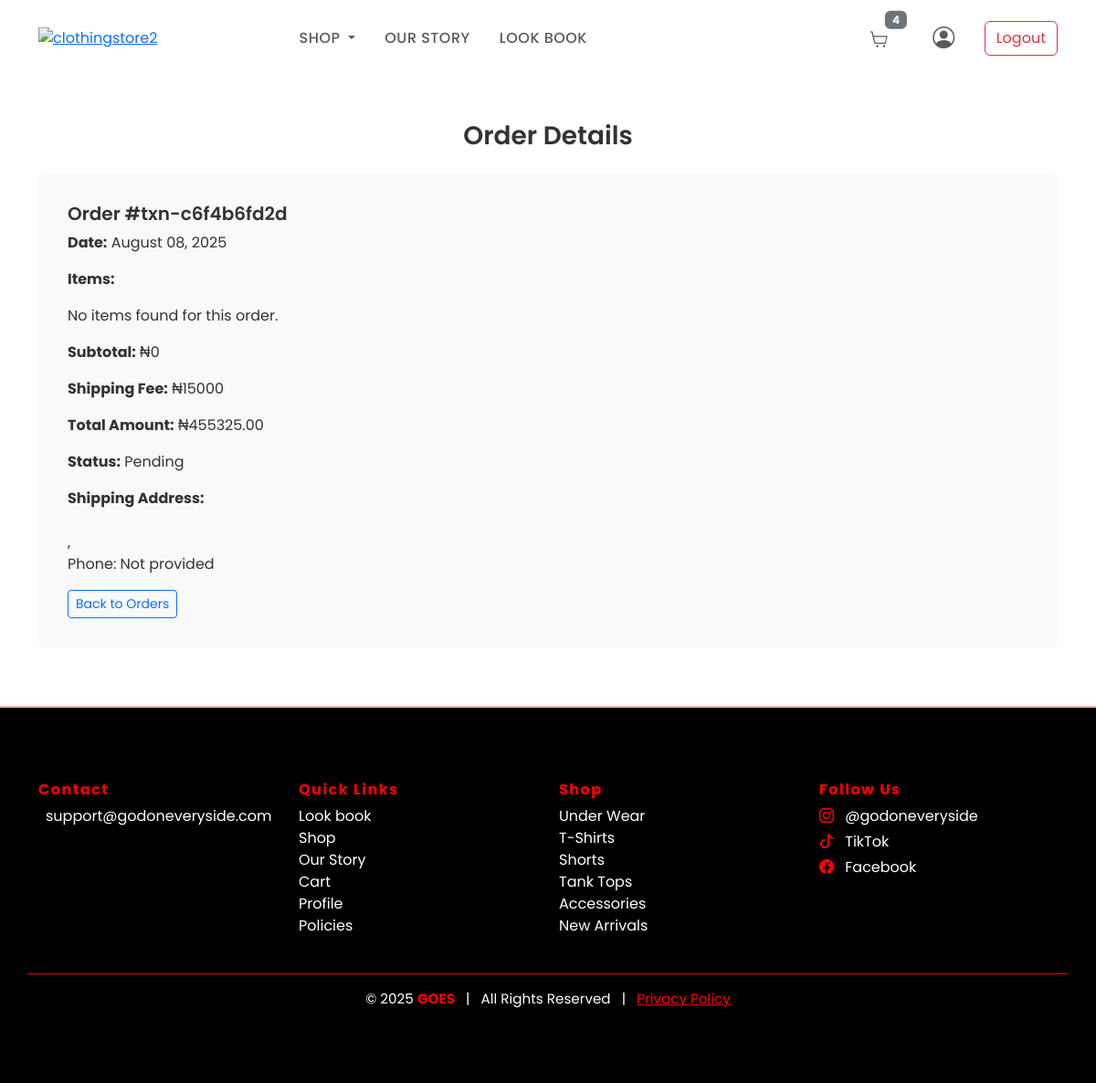
Page /order-detail/29/ (signed in) on the committed database.
### GOESApp/models.py (models this page shows, shortened)
class Transaction(models.Model):
    user = models.ForeignKey(CustomUser, on_delete=models.CASCADE, related_name='transactions', null=True, blank=True)
    amount = models.DecimalField(max_digits=10, decimal_places=2)
    products = models.ManyToManyField(Product, related_name='transactions')
    tx_ref = models.CharField(max_length=100, unique=True)
    flw_transaction_id = models.CharField(max_length=100, blank=True, null=True)
    address = models.ForeignKey(Address, on_delete=models.SET_NULL, null=True, blank=True)
    order_note = models.TextField(blank=True, null=True)
    discount_code = models.ForeignKey(DiscountCode, on_delete=models.SET_NULL, null=True, blank=True)
    TRANSACTION_STATUS_CHOICES = (
        ('pending', 'Pending'),
        ('processing', 'Processing'),
        ('approved', 'Approved'),
        ('declined', 'Declined'),
    )
    transaction_status = models.CharField(max_length=20, choices=TRANSACTION_STATUS_CHOICES, default='pending')
    transaction_date = models.DateTimeField(auto_now_add=True)
    class Meta:
        verbose_name = 'Transaction'
        verbose_name_plural = 'Transactions'
        ordering = ['-transaction_date']

class Address(models.Model):
    full_name = models.CharField(max_length=100, blank=True, null=True)
    street = models.CharField(max_length=255, blank=True, null=True)
    city = models.CharField(max_length=100, blank=True, null=True)
    state = models.CharField(max_length=100, blank=True, null=True)
    postal_code = models.CharField(max_length=20, blank=True, null=True)
    country = models.CharField(max_length=100, blank=True, null=True)
    phone_number = models.CharField(max_length=15, null=True, blank=True)
    class Meta:
        verbose_name = 'Address'
        verbose_name_plural = 'Addresses'

class Category(models.Model):
    name = models.CharField(max_length=100, blank=True, null=True)
    description = models.TextField(blank=True, null=True)
    class Meta:
        verbose_name = "Category"
        verbose_name_plural = "Categories"

### GOESApp/views.py (the view, shortened to what this page needs)
# urls.py: path('order-detail/<int:transaction_id>/', views.order_detail, name='order_detail'),
@login_required(login_url='/login_user')
def order_detail(request, transaction_id):
    transaction = get_object_or_404(Transaction, id=transaction_id, user=request.user)
    categories = Category.objects.all()
    cart_count = 0
    if request.user.is_authenticated:
        cart, created = Cart.objects.get_or_create(user=request.user)
        cart_count = cart.items.count()
    order_items = transaction.order_items.all()
    shipping_fee = 2000  # Default shipping fee for Abuja
    address = transaction.address
    if address:
        country = address.country.lower() if address.country else ''
        state = address.state.lower() if address.state else ''
        if country == 'nigeria':
            if state in ['abuja', 'federal capital territory', 'fct']:
                shipping_fee = 2000  # Abuja/FCT shipping fee
            else:
                shipping_fee = 5000  # Other Nigerian states
        else:
            shipping_fee = 15000  # International shipping fee
    subtotal = sum(item.total_price() for item in order_items)
    products_with_details = []
    context = {
        'transaction': transaction,
        'categories': categories,
        'cart_count': cart_count,
        'products_with_details': products_with_details,
        'subtotal': subtotal,
        'shipping_fee': shipping_fee,
        'total_amount': transaction.amount,  # Already includes shipping
    }
    return render(request, 'GOESAPP/order_detail.html', context)

### GOESApp/context_processors.py (called while the page is built)
def cart_item_count(request):
    count = 0
    try:
        if request.user.is_authenticated:
            cart = Cart.objects.get(user=request.user)
        else:
            session_key = request.session.session_key
            if not session_key:
                request.session.create()
            session_key = request.session.session_key
            cart = Cart.objects.get(session_key=session_key)
        if cart:
            count = sum(item.quantity for item in cart.items.all())
    except Cart.DoesNotExist:
        pass
    return {'cart_count': count}

### GOESApp/templates/GOESAPP/order_detail.html (shortened to what this page needs)
{% load static %}
<!DOCTYPE html>
<html lang="en">
<head>
  <link rel="stylesheet" href="https://cdn.jsdelivr.net/npm/bootstrap-icons@1.10.5/font/bootstrap-icons.css">
  <link href="https://cdn.jsdelivr.net/npm/bootstrap@5.3.0/dist/css/bootstrap.min.css" rel="stylesheet">
</head>
<body>
  <nav class="navbar navbar-expand-lg navbar-light bg-white py-3">
    <div class="container">
      <div class="mcb-column-inner mfn-module-wrapper mcb-column-inner-hh9pp43d mcb-item-header_logo-inner">
        <a class="logo-wrapper" href="{% url 'home' %}">
          <img style="width:100px;" src="{% static 'images/LOGO_20_TRANS[1].png' %}" alt="clothingstore2" />
        </a>
      </div>
      <div class="collapse navbar-collapse" id="navMenu">
        <ul class="navbar-nav mx-auto">
          <li class="nav-item dropdown">
            <a class="nav-link dropdown-toggle" href="#" id="collectionsDropdown" role="button" data-bs-toggle="dropdown" aria-expanded="false">
              Shop
            </a>
          </li>
          <li class="nav-item">
            <a class="nav-link" href="{% url 'our_story' %}">Our Story</a>
          </li>
          <li class="nav-item">
            <a class="nav-link" href="{% url 'shop' %}">Look book</a>
          </li>
        </ul>
        <ul class="navbar-nav ms-auto align-items-center">
          {% if user.is_authenticated %}
            <li class="nav-item me-3">
              <a class="nav-link position-relative" href="{% url 'cart' %}">
                {% if cart_count > 0 %}
                  <span class="badge bg-secondary position-absolute top-0 start-100 translate-middle">{{ cart_count }}</span>
                {% endif %}
              </a>
            </li>
            <li class="nav-item me-3">
              <a class="nav-link" href="{% url 'profile' %}" title="Your Account">
                <i class="bi bi-person-circle" style="font-size: 1.5rem;"></i>
              </a>
            </li>
            <li class="nav-item">
              <a class="btn btn-outline-danger" href="{% url 'logout_user' %}">Logout</a>
            </li>
          {% endif %}
        </ul>
      </div>
    </div>
  </nav>
  <div class="container my-5">
    <h2 class="section-title text-center">Order Details</h2>
<div class="order-detail-card">
  <h5>Order #{{ transaction.tx_ref }}</h5>
  <p><strong>Date:</strong> {{ transaction.transaction_date|date:"F d, Y" }}</p>
  <p><strong>Items:</strong></p>
  <div>
    {% for item in products_with_details %}
      <div class="product-item">
        {% if item.image_url %}
          <img src="{{ item.image_url }}" alt="{{ item.product.name }}" class="product-image">
        {% endif %}
        <div class="product-info">
          <strong>{{ item.product.name }}</strong> <span class="quantity">Qty: {{ item.quantity }}</span><br>
          {% if item.size %}Size: {{ item.size }} | {% endif %}
          {% if item.color %}Color: {{ item.color }}{% endif %}<br>
          ₦{{ item.price }}
        </div>
      </div>
    {% empty %}
      <p>No items found for this order.</p>
    {% endfor %}
  </div>
  <p><strong>Subtotal:</strong> ₦{{ subtotal }}</p>
  <p><strong>Shipping Fee:</strong> ₦{{ shipping_fee }}</p>
  <p><strong>Total Amount:</strong> ₦{{ total_amount }}</p>
  <p><strong>Status:</strong> {{ transaction.transaction_status|capfirst }}</p>
  <p><strong>Shipping Address:</strong><br>
    {{ transaction.address.street|default_if_none:"" }}<br>
    {{ transaction.address.city|default_if_none:"" }}, {{ transaction.address.country|default_if_none:"" }}<br>
    Phone: {{ transaction.address.phone_number|default_if_none:"Not provided" }}
  </p>
  <a href="{% url 'profile' %}" class="btn btn-outline-primary btn-sm">Back to Orders</a>
</div>
  </div>
  <footer id="mfn-footer-template" class="text-white" style="background-color: #000 !important; font-family: 'Poppins', sans-serif; border-top: 2px solid #ffb3b3;">
    <div class="container py-5">
      <div class="row gy-4">
        <div class="col-12 col-sm-6 col-md-3">
          <h6 style="color: red; font-weight: 700; letter-spacing: 1.5px;">Contact</h6>
          <p class="mb-2" style="font-size: 1rem;">
            <a href="mailto:godoneveryside@outlook.com" class="text-white text-decoration-none">support@godoneveryside.com</a>
          </p>
          <p style="font-size: 1rem;">
          </p>
        </div>
        <div class="col-12 col-sm-6 col-md-3">
          <h6 style="color: red; font-weight: 700; letter-spacing: 1.5px;">Quick Links</h6>
          <ul class="list-unstyled" style="font-size: 1rem;">
            <li><a href="{% url 'shop' %}" class="text-white text-decoration-none">Look book</a></li>
            <li><a href="{% url 'shop' %}" class="text-white text-decoration-none">Shop</a></li>
            <li><a href="{% url 'our_story' %}" class="text-white text-decoration-none">Our Story</a></li>
            <li><a href="{% url 'cart' %}" class="text-white text-decoration-none">Cart</a></li>
            <li><a href="{% url 'profile' %}" class="text-white text-decoration-none">Profile</a></li>
            <li><a href="{% url 'policies' %}" class="text-white text-decoration-none">Policies</a></li>
          </ul>
        </div>
        <div class="col-12 col-sm-6 col-md-3">
          <h6 style="color: red; font-weight: 700; letter-spacing: 1.5px;">Shop</h6>
          <ul class="list-unstyled" style="font-size: 1rem;">
            {% for category in categories %}
              <li><a href="{% url 'shop' %}?category={{ category.id }}" class="text-white text-decoration-none">{{ category.name }}</a></li>
            {% empty %}
              <li class="text-muted">No collections found.</li>
            {% endfor %}
          </ul>
        </div>
				<div class="col-12 col-sm-6 col-md-3">
					<h6 style="color:  red; font-weight: 700; letter-spacing: 1.5px;">Follow Us</h6>
					<p class="mb-1" style="font-size: 1rem;">
					<i class="bi bi-instagram me-2" style="color: RED;"></i>
					<a href="https://www.instagram.com/godoneveryside/" target="_blank" class="text-white text-decoration-none">@godoneveryside</a>
					</p>
					<p class="mb-1" style="font-size: 1rem;">
					<i class="bi bi-tiktok me-2" style="color: RED;"></i>
					<a href="https://www.tiktok.com/@godoneveryside" target="_blank" class="text-white text-decoration-none">TikTok</a>
					</p>
					<p style="font-size: 1rem;">
					<i class="bi bi-facebook me-2" style="color: RED;"></i>
					<a href="https://www.facebook.com/godoneveryside" target="_blank" class="text-white text-decoration-none">Facebook</a>
					</p>
				</div>
      </div>
      <div class="row mt-4 pt-3 border-top" style="border-color: red !important;">
        <div class="col text-center" style="font-size: 0.95rem;">
          <span>© 2025 <strong style="color: red;">GOES</strong></span>
          <span class="mx-2">|</span>
          <span>All Rights Reserved</span>
          <span class="mx-2">|</span>
          <a href="{% url 'policies' %}" class="text-decoration-underline" style="color: red;">Privacy Policy</a>
        </div>
      </div>
    </div>
  </footer>
</body>
</html>

### GOESApp/templates/GOESAPP/order_detail.html (style rules this page uses)
body { font-family: 'Poppins', sans-serif; color: #333; }
.nav-link { text-transform: uppercase; font-weight: 500; letter-spacing: .5px; margin: 0 .5rem; }
footer { margin-top: 4rem; padding: 2rem 0; background: #fafafa; }
.section-title { font-size: 1.75rem; font-weight: 600; margin-bottom: 1.5rem; }
.order-detail-card { background: #f9f9f9; padding: 2rem; border-radius: .5rem; margin-bottom: 2rem; }
.order-detail-card h5 { font-weight: 600; }

### rows in the picture
Transaction: amount "455325.00"
Category: name "Under Wear"
Category: name "T-Shirts"
Category: name "Shorts"
Category: name "Tank Tops"
Category: name "Accessories"
Category: name "New Arrivals"

### other values in the picture
{{ cart_count }} "4"
{{ subtotal }} "0"
{{ shipping_fee }} "15000"
